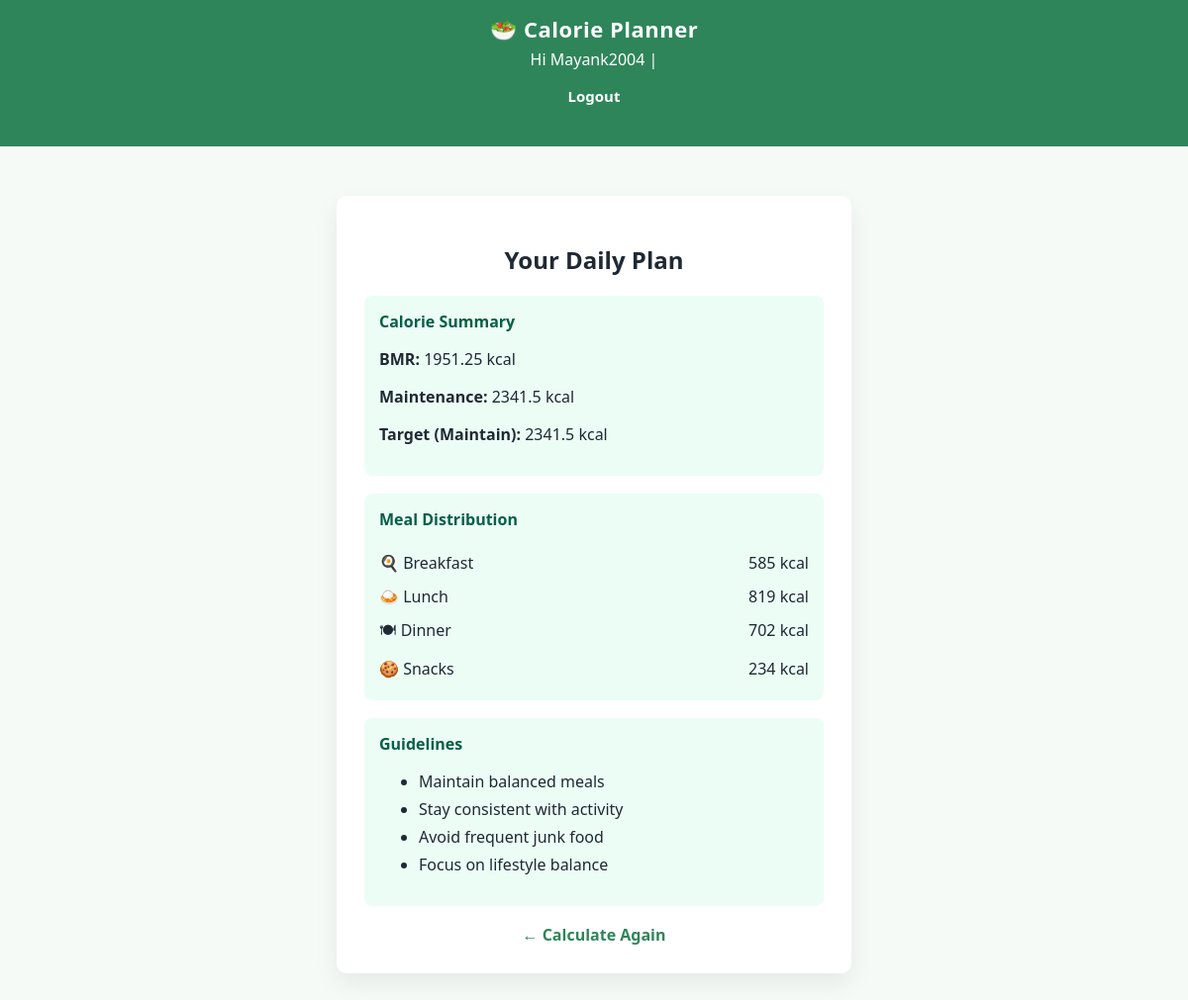
Screenshot of /result2/ (signed in) with the database file from the repository.
### CalorieCal/models.py (models this page shows, shortened)
class CalorieResult(models.Model):
    GOAL_CHOICES = [
        ("loss", "Weight Loss"),
        ("maintain", "Maintain Weight"),
        ("gain", "Weight Gain"),
    ]
    user_profile = models.ForeignKey(
        Userprofile, on_delete=models.CASCADE, related_name="results"
    )
    bmr = models.FloatField()
    maintenance_calories = models.FloatField()
    target_calories = models.FloatField()
    goal = models.CharField(max_length=20, choices=GOAL_CHOICES)
    created_at = models.DateTimeField(auto_now_add=True)

class DietPlan(models.Model):
    calorie_result = models.OneToOneField(
        CalorieResult, on_delete=models.CASCADE, related_name="diet_plan"
    )
    breakfast_calories = models.IntegerField()
    lunch_calories = models.IntegerField()
    dinner_calories = models.IntegerField()
    snacks_calories = models.IntegerField()
    guidelines = models.TextField()

### CalorieCal/views.py (the view)
# urls.py: path("result<int:result_id>/", views.result_view, name="result"),
def result_view(request, result_id):
    result = CalorieResult.objects.select_related("user_profile").get(id=result_id)
    plan = result.diet_plan
    guidelines = plan.guidelines.split("\n")
    context = {
        "result": result,
        "plan": plan,
        "guidelines": guidelines,
    }
    return render(request, "CalorieCal/result.html", context)

### templates/CalorieCal/result.html
{% extends "CalorieCal/base.html" %}
{% block content %}
<h2 style="text-align:center;">Your Daily Plan</h2>
<div class="section">
    <h3>Calorie Summary</h3>
    <p><strong>BMR:</strong> {{ result.bmr }} kcal</p>
    <p><strong>Maintenance:</strong> {{ result.maintenance_calories }} kcal</p>
    <p><strong>Target ({{ result.goal|title }}):</strong> {{ result.target_calories }} kcal</p>
</div>
<div class="section">
    <h3>Meal Distribution</h3>
    <div class="meal"><span>🍳 Breakfast</span><span>{{ plan.breakfast_calories }} kcal</span></div>
    <div class="meal"><span>🍛 Lunch</span><span>{{ plan.lunch_calories }} kcal</span></div>
    <div class="meal"><span>🍽 Dinner</span><span>{{ plan.dinner_calories }} kcal</span></div>
    <div class="meal"><span>🍪 Snacks</span><span>{{ plan.snacks_calories }} kcal</span></div>
</div>
<div class="section">
    <h3>Guidelines</h3>
    <ul class="guidelines">
        {% for tip in guidelines %}
            <li>{{ tip }}</li>
        {% endfor %}
    </ul>
</div>
<div class="back-link">
    <a href="/">← Calculate Again</a>
</div>
{% endblock %}

### templates/CalorieCal/base.html (shortened to what this page needs)
{% load static %}
<!DOCTYPE html>
<html lang="en">
<head>
    <link rel="stylesheet" href="{% static 'css/style.css' %}">
</head>
<body>
<div class="navbar">
    <h1>🥗 Calorie Planner</h1>
    {% if user.is_authenticated %}
        <p style="text-align:center; margin:5px 0;">
            Hi {{ user.username }} |
            <form method="post" action="{% url 'logout' %}" style="display:inline;">
                <button type="submit"
                    style="background:none;border:none;color:white;cursor:pointer;font-weight:600;">
                    Logout
                </button>
            </form>
        </p>
    {% else %}
        <p style="text-align:center; margin:5px 0;">
            <a href="/login/" style="color:white;">Login</a> |
            <a href="/signup/" style="color:white;">Sign Up</a>
        </p>
    {% endif %}
</div>
<div class="container">
    {% block content %}{% endblock %}
</div>
</body>
</html>

### static/css/style.css (style rules this page uses)
* { box-sizing: border-box; font-family: "Segoe UI", Tahoma, sans-serif; }
body { margin: 0; background: #f6faf7; color: #1f2933; }
.navbar { background: #2f855a; padding: 14px 0; color: white; }
.navbar h1 { margin: 0; text-align: center; font-size: 22px; letter-spacing: 0.5px; }
.container { max-width: 520px; margin: 50px auto; background: white; padding: 28px; border-radius: 10px; box-shadow: 0 10px 25px rgba(0,0,0,0.07); }
button { width: 100%; background: #2f855a; color: white; padding: 11px; border: none; border-radius: 8px; font-size: 15px; cursor: pointer; }
.section { background: #ecfdf5; padding: 15px; border-radius: 8px; margin-bottom: 18px; }
.section h3 { margin-top: 0; font-size: 16px; color: #065f46; }
.meal { display: flex; justify-content: space-between; padding: 6px 0; }
.guidelines li { margin-bottom: 6px; }
.back-link { text-align: center; margin-top: 15px; }
.back-link a { color: #2f855a; text-decoration: none; font-weight: 600; }

### rows the page displays
CalorieResult: bmr "1951.25", maintenance_calories "2341.5", goal "Maintain", target_calories "2341.5"
DietPlan: breakfast_calories "585", lunch_calories "819", dinner_calories "702", snacks_calories "234"

### other values shown
{{ user.username }} "Mayank2004"
{{ tip }} "Maintain balanced meals" "Stay consistent with activity" "Avoid frequent junk food" "Focus on lifestyle balance"
